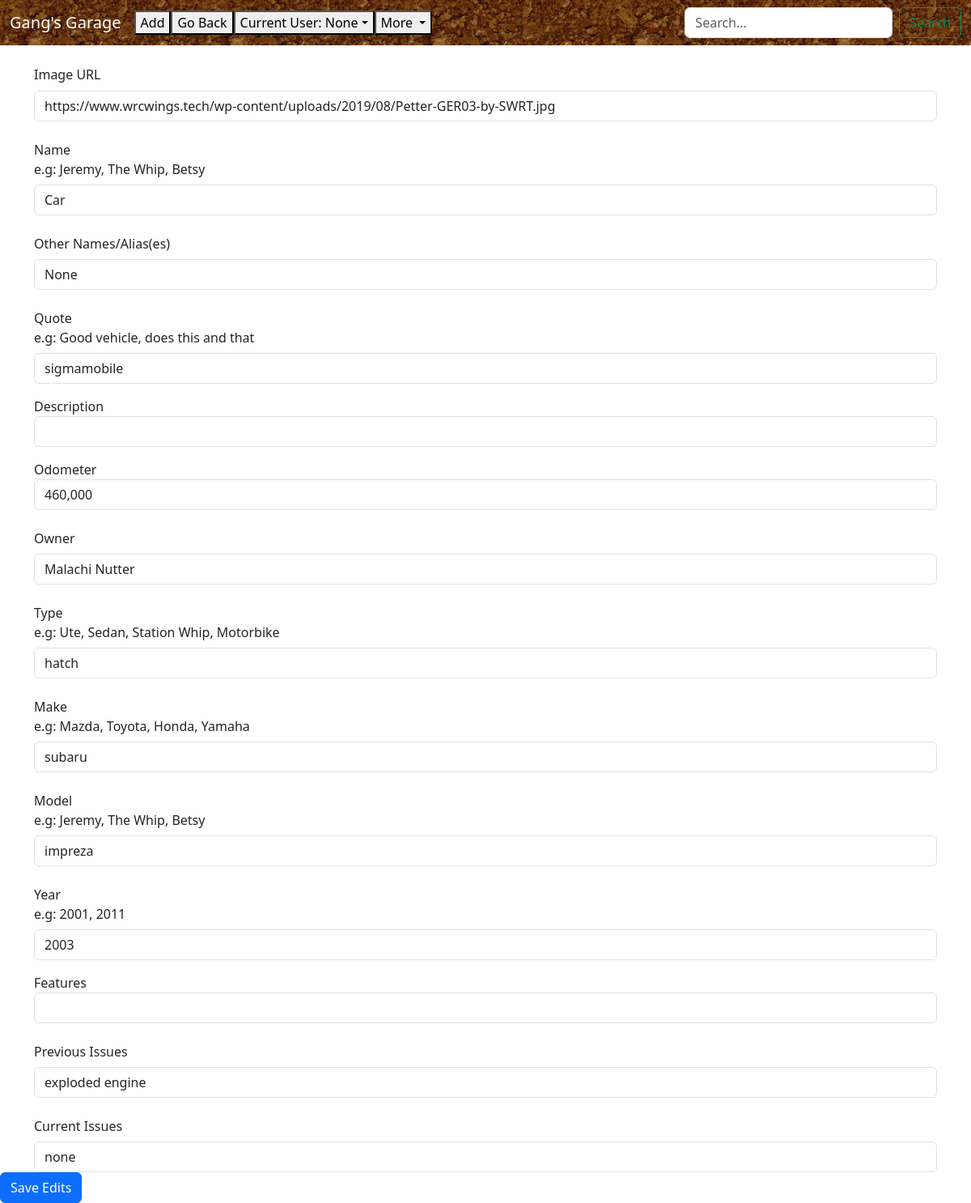
Screenshot of /edit_vehicle?id=6 (signed in) with the database file from the repository.
### models.py (models this page shows, shortened)
class Vehicle(db.Model):
    id = db.Column(db.Integer, primary_key=True)
    image = db.Column(db.String, nullable=True)
    name = db.Column(db.String(100), nullable=False)
    alias = db.Column(db.String(100), nullable=True)
    quote = db.Column(db.String(100), nullable = True)
    description = db.Column(db.Text)
    odometer =  db.Column(db.String(100), nullable = True)
    owner = db.Column(db.String(100), nullable = True)
    type = db.Column(db.String(100), nullable=True)
    make = db.Column(db.String(100), nullable=True)
    model = db.Column(db.String(100), nullable=True)
    year = db.Column(db.Integer, nullable = True)
    features = db.Column(db.Text)
    currentissues = db.Column(db.Text)
    previousissues = db.Column(db.Text)
    databaseid = db.Column(db.Integer, nullable = False)

### views.py (the view, shortened to what this page needs)
    @app.route('/edit_vehicle', methods=['GET', 'POST'])
    def edit_vehicle():
        userid=request.args.get('userid')
        ActiveUser=request.args.get('ActiveUser')
        user = User.query.get(userid)
        id = request.args.get('id')
        vehicle = Vehicle.query.get(id)
        if request.method == 'GET':
            return render_template('edit_vehicle.html', vehicle = vehicle, ActiveUser=ActiveUser, user=user)

### templates/edit_vehicle.html (shortened to what this page needs)
{% extends "base.html" %} {% block title %}Home{% endblock %}{% block content %}
<form action="/edit_vehicle" method="POST">
  <div class="mb-3">
    <label for="image" class="form-label">Image URL</label>
    <input class="form-control" id="vehicle-img" name="Image" value="{{vehicle.image}}"/>
  </div>
  <div class="mb-3">
    <label for="recipient-name" class="col-form-label">Name<br>e.g: Jeremy, The Whip, Betsy</label>
    <input type="text" class="form-control" id="vehicle-name" name='Name' value="{{vehicle.name}}"/>
  </div>
  <div class="mb-3">
    <label for="recipient-name" class="col-form-label">Other Names/Alias(es)</label>
    <input type="text" class="form-control" id="vehicle-alias" name='Alias' value="{{vehicle.alias}}"/>
  </div>
  <div class="mb-3">
    <label for="message-text" class="col-form-label">Quote<br>e.g: Good vehicle, does this and that</label>
    <input class="form-control" id="vehicle-quote" name="Quote" value="{{vehicle.quote}}"/>
  </div>
  <div class="mb-3">
    <label for="message-text" class="col-form-label"></label>Description</label>
    <input class="form-control" id="vehicle-description" name="Description" value="{{vehicle.description}}"/>
  </div>
  <div class="mb-3">
    <label for="message-text" class="col-form-label"></label>Odometer</label>
    <input class="form-control" id="vehicle-odometer" name="Odometer" value="{{vehicle.odometer}}"/>
  </div>
  <div class="mb-3">
    <label for="message-text" class="col-form-label">Owner</label>
    <input class="form-control" id="vehicle-owner" name="Owner" value="{{vehicle.owner}}"/>
  </div>
  <div class="mb-3">
    <label for="message-text" class="col-form-label">Type<br>e.g: Ute, Sedan, Station Whip, Motorbike</label>
    <input class="form-control" id="vehicle-type" name="Type" value="{{vehicle.type}}"/>
  </div>
  <div class="mb-3">
    <label for="message-text" class="col-form-label">Make<br>e.g: Mazda, Toyota, Honda, Yamaha</label>
    <input class="form-control" id="vehicle-make" name="Make" value="{{vehicle.make}}"/>
  </div>
  <div class="mb-3">
    <label for="message-text" class="col-form-label">Model<br>e.g: Jeremy, The Whip, Betsy</label>
    <input class="form-control" id="vehicle-model" name="Model" value="{{vehicle.model}}"/>
  </div>
  <div class="mb-3">
    <label for="message-text" class="col-form-label">Year<br>e.g: 2001, 2011</label>
    <input class="form-control" id="vehicle-year" name="Year" value="{{vehicle.year}}"/>
  </div>
  <div class="mb-3">
    <label for="message-text" class="col-form-label"></label>Features</label>
    <input class="form-control" id="vehicle-description" name="Features" value="{{vehicle.features}}"/>
  </div>
  <div class="mb-3">
    <label for="message-text" class="col-form-label">Previous Issues</label>
    <input class="form-control" id="previous-issues" name="PreviousIssues" value="{{vehicle.previousissues}}"/>
  </div>
    <label for="message-text" class="col-form-label">Current Issues</label>
    <input class="form-control" id="current-issues" name="CurrentIssues" value="{{vehicle.currentissues}}"/>
  </div>
  <button type="submit" class="btn btn-primary">Save Edits</button>
{%endblock%}

### templates/base.html (shortened to what this page needs)
<!DOCTYPE html>
<html lang="en" class="blackbackground">
    <head>
        <link
            href="https://cdn.jsdelivr.net/npm/bootstrap@5.3.3/dist/css/bootstrap.min.css"
            rel="stylesheet"
        />
        <link
        rel="stylesheet"
        href="{{ url_for('static', filename='css/custom.css') }}"
        />
    </head>
    <body>
    </body>
        <nav class="navbar navbar-dark navbar-expand-lg" style="background-image: url(static/CorkTexture.jpeg); background-size:250px; background-repeat:repeat-y; background-repeat:repeat-x;">
            <div class="container-fluid">
                <a class="navbar-brand titlelink" href="{{url_for('menu', ActiveUser=ActiveUser, userid=userid)}}">Gang's Garage</a>
            <div class="collapse navbar-collapse" id="navbarSupportedContent">
                <ul class="navbar-nav me-auto mb-2 mb-lg-0">
                    <button
                        type="button"
                        data-bs-toggle="modal"
                        data-bs-target="#exampleModal"
                    >
                        Add
                    </button>
                    <button onclick="history.back()">Go Back</button>
                    <li class="nav-item dropdown">
                        <button class="dropdown-toggle"
                            href="#"
                            role="button"
                            data-bs-toggle="dropdown"
                            aria-expanded="false"
                        >
                            Current User: {{ ActiveUser }}</button>
                    </li>
                    <li class="nav-item dropdown">
                        <button
                            class="dropdown-toggle"
                            href="#"
                            role="button"
                            data-bs-toggle="dropdown"
                            aria-expanded="false"
                        >
                            More
                    </button>
                    </li>
                </ul>
                <form class="d-flex" action = "/search" method = "POST" role="search">
                    <input
                        name = "name"
                        class="form-control me-2"
                        type="search"
                        placeholder="Search..."
                        aria-label="Search"
                    />
                    <button class="btn btn-outline-success" type="submit" >Search</button>
                </form>
            </div>
        </div>
    </nav>
    <div class="container mt-4">{% block content%} {% endblock %}</div>
</html>

### static/css/custom.css (style rules this page uses)
.blackbackground { background-color: #222224; }
.titlelink { color:white }

### rows the page displays
Vehicle: currentissues "None", Image "https://www.wrcwings.tech/wp-content/uploads/2019/08/Petter-GER03-by-SWRT.jpg", Name "Car", Alias "None", Quote "sigmamobile", Odometer "460,000", Owner "Malachi Nutter", Type "hatch", Make "subaru", Model "impreza", Year "2003", PreviousIssues "exploded engine", CurrentIssues "none"
